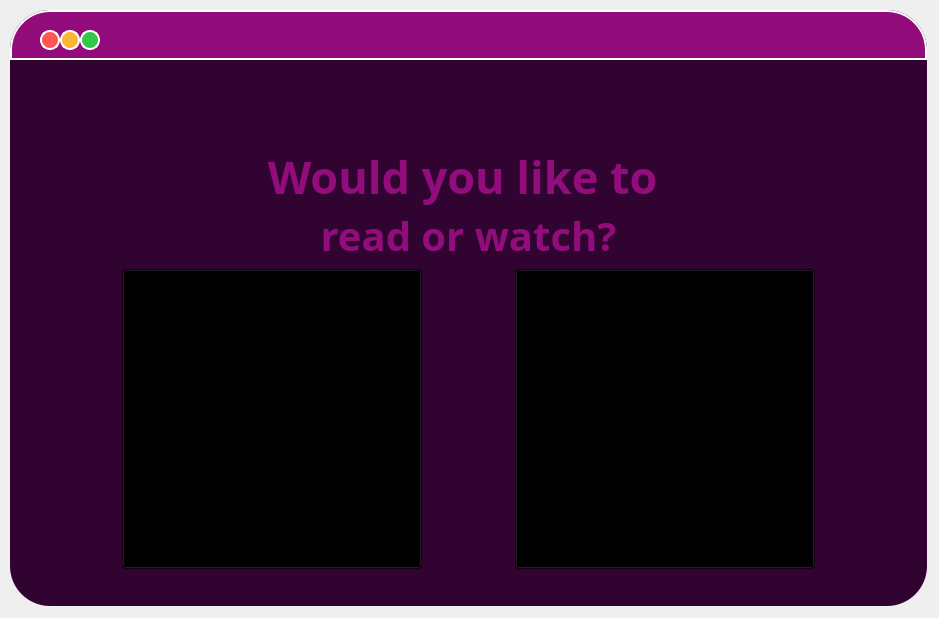
<?xml version="1.0" encoding="UTF-8"?>
<ui version="4.0">
 <class>MainForm</class>
 <widget class="QWidget" name="MainForm">
  <property name="geometry">
   <rect>
    <x>0</x>
    <y>0</y>
    <width>939</width>
    <height>618</height>
   </rect>
  </property>
  <property name="minimumSize">
   <size>
    <width>0</width>
    <height>300</height>
   </size>
  </property>
  <property name="windowTitle">
   <string>Form</string>
  </property>
  <widget class="QFrame" name="mainFrame">
   <property name="geometry">
    <rect>
     <x>10</x>
     <y>10</y>
     <width>917</width>
     <height>596</height>
    </rect>
   </property>
   <property name="styleSheet">
    <string notr="true">QFrame{background:#300331;
border-style: solid;
  border-color: red;
border-radius:40;}


QPushButton:hover {
background: qradialgradient(
cx: 0.3, cy: -0.4, fx: 0.3, fy: -0.4,
radius: 1.35, stop: 0 #fff, stop: 1 #bbb
);
}

QSplitter::handle {
    background: none;
}

QPushButton:pressed {
border-style: inset;
background: qradialgradient(
cx: 0.4, cy: -0.1, fx: 0.4, fy: -0.1,
radius: 1.35, stop: 0 #fff, stop: 1 #ddd
);}</string>
   </property>
   <property name="frameShape">
    <enum>QFrame::StyledPanel</enum>
   </property>
   <property name="frameShadow">
    <enum>QFrame::Raised</enum>
   </property>
   <layout class="QHBoxLayout" name="horizontalLayout">
    <property name="leftMargin">
     <number>0</number>
    </property>
    <property name="topMargin">
     <number>0</number>
    </property>
    <property name="rightMargin">
     <number>0</number>
    </property>
    <property name="bottomMargin">
     <number>0</number>
    </property>
    <item>
     <widget class="QSplitter" name="splitter">
      <property name="styleSheet">
       <string notr="true">background:none;</string>
      </property>
      <property name="orientation">
       <enum>Qt::Vertical</enum>
      </property>
      <widget class="QWidget" name="layoutWidget">
       <layout class="QVBoxLayout" name="barLogo">
        <item>
         <widget class="QGroupBox" name="TabBar">
          <property name="minimumSize">
           <size>
            <width>0</width>
            <height>50</height>
           </size>
          </property>
          <property name="maximumSize">
           <size>
            <width>16777215</width>
            <height>50</height>
           </size>
          </property>
          <property name="styleSheet">
           <string notr="true">background:#920C7C;
border: 2px solid white;
border-radius:0;
border-top-left-radius: 40;
border-top-right-radius: 40;
</string>
          </property>
          <property name="title">
           <string/>
          </property>
          <widget class="QPushButton" name="btnClose">
           <property name="geometry">
            <rect>
             <x>30</x>
             <y>20</y>
             <width>20</width>
             <height>20</height>
            </rect>
           </property>
           <property name="styleSheet">
            <string notr="true">QPushButton{
background-color: #FD5754;
border-style: solid;
border-color: white;
border-width: 2px;
border-radius: 10px;
}

QPushButton:hover {
background: #37AED4;
}

QPushButton:pressed {
border-style: inset;
background: qradialgradient(
cx: 0.4, cy: -0.1, fx: 0.4, fy: -0.1,
radius: 1.35, stop: 0 #fff, stop: 1 #ddd
);}</string>
           </property>
           <property name="text">
            <string/>
           </property>
          </widget>
          <widget class="QPushButton" name="btnminimize">
           <property name="geometry">
            <rect>
             <x>50</x>
             <y>20</y>
             <width>20</width>
             <height>20</height>
            </rect>
           </property>
           <property name="styleSheet">
            <string notr="true">QPushButton{
background-color: #F9B637;
border-style: solid;
border-color: white;
border-width: 2px;
border-radius: 10px;
}

QPushButton:hover {
background: #37AED4;
}

QPushButton:pressed {
border-style: inset;
background: qradialgradient(
cx: 0.4, cy: -0.1, fx: 0.4, fy: -0.1,
radius: 1.35, stop: 0 #fff, stop: 1 #ddd
);}</string>
           </property>
           <property name="text">
            <string/>
           </property>
          </widget>
          <widget class="QPushButton" name="btnZoom">
           <property name="geometry">
            <rect>
             <x>70</x>
             <y>20</y>
             <width>20</width>
             <height>20</height>
            </rect>
           </property>
           <property name="styleSheet">
            <string notr="true">QPushButton{
background-color: #34C848;
border-style: solid;
border-color: white;
border-width: 2px;
border-radius: 10px;
}


QPushButton:hover {
background: #37AED4;
}

QPushButton:pressed {
border-style: inset;
background: qradialgradient(
cx: 0.4, cy: -0.1, fx: 0.4, fy: -0.1,
radius: 1.35, stop: 0 #fff, stop: 1 #ddd
);}</string>
           </property>
           <property name="text">
            <string/>
           </property>
          </widget>
         </widget>
        </item>
        <item>
         <widget class="QGroupBox" name="BooksLogo">
          <property name="minimumSize">
           <size>
            <width>0</width>
            <height>75</height>
           </size>
          </property>
          <property name="styleSheet">
           <string notr="true">border:none;</string>
          </property>
          <property name="title">
           <string/>
          </property>
          <layout class="QHBoxLayout" name="horizontalLayout_6">
           <item>
            <layout class="QHBoxLayout" name="horizontalLayout_5">
             <item>
              <widget class="QLabel" name="label_9">
               <property name="minimumSize">
                <size>
                 <width>50</width>
                 <height>50</height>
                </size>
               </property>
               <property name="styleSheet">
                <string notr="true">background:none;
font-size:30px;
color:white;
font-weight:bold;
font-family:google sans;
image: url(:/logo/img/RecSy.png);</string>
               </property>
               <property name="text">
                <string/>
               </property>
               <property name="margin">
                <number>20</number>
               </property>
              </widget>
             </item>
             <item>
              <widget class="QToolButton" name="btnGoProfile_2">
               <property name="minimumSize">
                <size>
                 <width>60</width>
                 <height>60</height>
                </size>
               </property>
               <property name="styleSheet">
                <string notr="true">QToolButton{
background:transparent;
image: url(:/profile/img/profile.png);
}
QToolButton:hover {
background: #920C7C;
border: solid 1px;
border-radius:25;
}

QToolButton:pressed {
border-style: inset;
background: #37AED4;}</string>
               </property>
               <property name="text">
                <string/>
               </property>
              </widget>
             </item>
            </layout>
           </item>
          </layout>
         </widget>
        </item>
       </layout>
      </widget>
      <widget class="QWidget" name="layoutWidget_2">
       <layout class="QVBoxLayout" name="WholeBody">
        <property name="leftMargin">
         <number>25</number>
        </property>
        <property name="rightMargin">
         <number>25</number>
        </property>
        <property name="bottomMargin">
         <number>15</number>
        </property>
        <item>
         <layout class="QVBoxLayout" name="verticalLayout_2">
          <property name="spacing">
           <number>0</number>
          </property>
          <item>
           <widget class="QLabel" name="label_2">
            <property name="styleSheet">
             <string notr="true">QLabel{
font-size:45px;
color:#920C7C;
font-weight:bold;
font-family:Google Sans;
}</string>
            </property>
            <property name="text">
             <string>Would you like to </string>
            </property>
            <property name="alignment">
             <set>Qt::AlignCenter</set>
            </property>
           </widget>
          </item>
          <item>
           <widget class="QLabel" name="label_3">
            <property name="styleSheet">
             <string notr="true">QLabel{
font-size:40px;
color:#920C7C;
font-weight:bold;
font-family:Google Sans;
}</string>
            </property>
            <property name="text">
             <string>read or watch?</string>
            </property>
            <property name="alignment">
             <set>Qt::AlignCenter</set>
            </property>
           </widget>
          </item>
         </layout>
        </item>
        <item>
         <layout class="QHBoxLayout" name="horizontalLayout_2">
          <property name="bottomMargin">
           <number>30</number>
          </property>
          <item>
           <widget class="QToolButton" name="btnChooseBookCategory">
            <property name="minimumSize">
             <size>
              <width>300</width>
              <height>300</height>
             </size>
            </property>
            <property name="styleSheet">
             <string notr="true">QToolButton{
background:transparent;
image: url(:/book/img/book.png);
alignment:center;
}
QToolButton:hover {
background: #920C7C;
border: solid 1px;
border-radius:55;
}

QToolButton:pressed {
border-style: inset;
background: qradialgradient(
cx: 0.4, cy: -0.1, fx: 0.4, fy: -0.1,
radius: 1.35, stop: 0 #fff, stop: 1 #ddd
);}</string>
            </property>
            <property name="text">
             <string/>
            </property>
           </widget>
          </item>
          <item>
           <widget class="QToolButton" name="btnChooseMovieCategory">
            <property name="minimumSize">
             <size>
              <width>300</width>
              <height>300</height>
             </size>
            </property>
            <property name="styleSheet">
             <string notr="true">QToolButton{
image: url(:/popcorn/img/popcorn.png);
background:transparent;
}
QToolButton:hover {
background: #920C7C;
border: solid 1px;
border-radius:55;
}

QToolButton:pressed {
border-style: inset;
background: qradialgradient(
cx: 0.4, cy: -0.1, fx: 0.4, fy: -0.1,
radius: 1.35, stop: 0 #fff, stop: 1 #ddd
);}</string>
            </property>
            <property name="text">
             <string/>
            </property>
           </widget>
          </item>
         </layout>
        </item>
       </layout>
      </widget>
     </widget>
    </item>
   </layout>
  </widget>
 </widget>
 <resources>
  <include location="../source.qrc"/>
 </resources>
 <connections/>
</ui>
